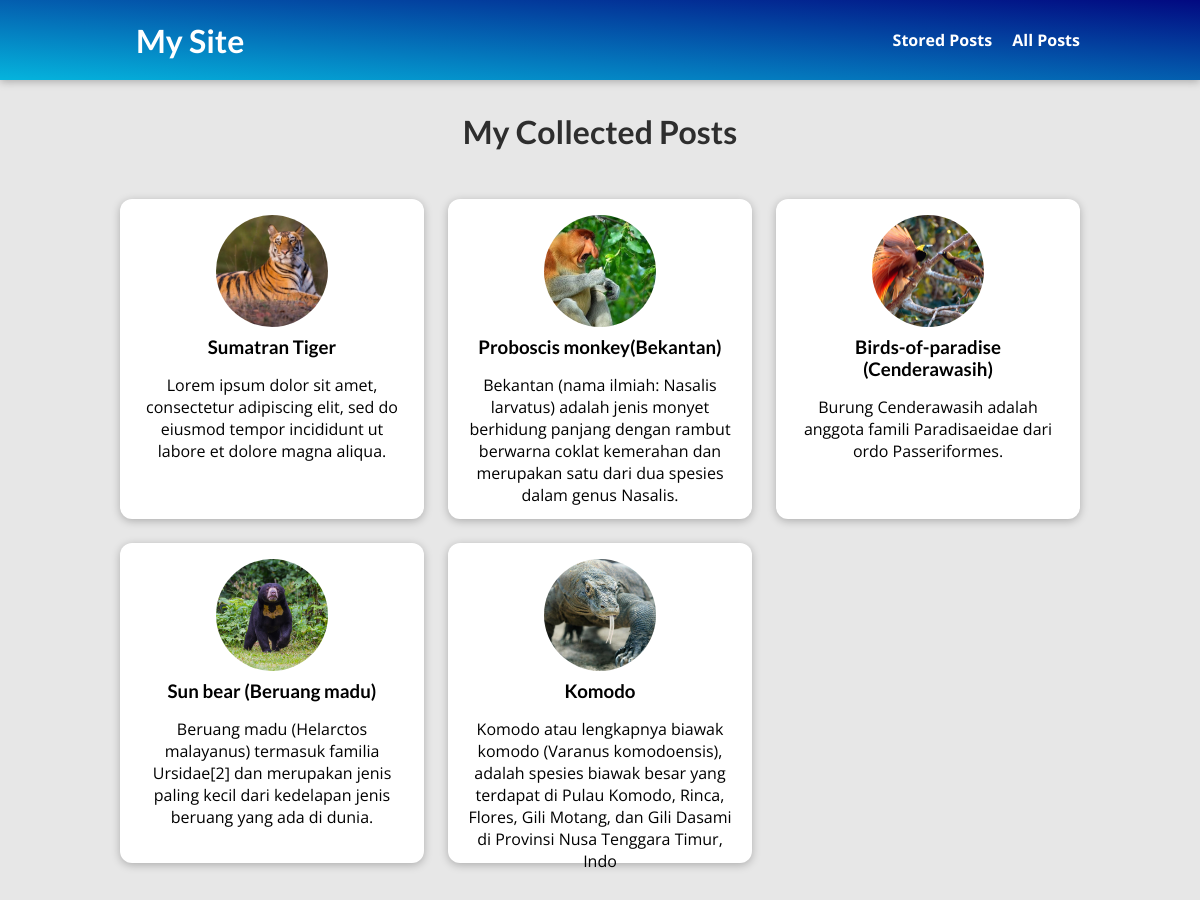
Page /post on the committed database.
### new_blog/models.py (models this page shows, shortened)
class Post(models.Model):
    title = models.CharField(max_length=150)
    excerpt = models.CharField(max_length=200)
    image = models.ImageField(upload_to="posts", null=True)
    date = models.DateField(auto_now=True)
    slug = models.SlugField(unique=True, db_index=True)
    content = models.TextField(validators=[MinLengthValidator(10)])
    author = models.ForeignKey(Author, on_delete=models.SET_NULL, null=True, related_name="posts")
    tags = models.ManyToManyField(Tag)

### new_blog/views.py (the view)
# urls.py: path("post", views.AllPostView.as_view(), name="posts-page"),
class AllPostView(ListView):
    template_name = "new_blog/all_posts.html"
    model = Post
    ordering = ["-date"]
    context_object_name = "all_posts"

### new_blog/templates/new_blog/all_posts.html (shortened to what this page needs)
{% extends "base.html" %}
{% load static %}
{% block css_files %}
    <link rel="stylesheet" href="{% static "new_blog/post.css" %}" />
    <link rel="stylesheet" href="{% static "new_blog/all_posts.css" %}" />
{% endblock %}
{% block content %}
    <section id="all-posts">
        <h2>My Collected Posts</h2>
        <ul>
            {% for post in all_posts %}
                {% include "new_blog/includes/post.html" %}
            {% endfor %}
        </ul>
    </section>
{% endblock %}

### new_blog/templates/new_blog/includes/post.html
<li>
    <article class="post">
        <a href="{% url "post-detail-page" post.slug %}">
            <img src="{{ post.image.url }}" alt="{{ post.title }}" />
            <div class="post_content">
                <h3>{{ post.title }}</h3>
                <p>{{ post.excerpt }}</p>
            </div>
        </a>
    </article>
</li>

### static/app.css (style rules this page uses)
* { box-sizing: border-box; }
html { font-family: 'Open Sans', 'Lato', sans-serif; }
body { margin: 0; }
h1, h2, h3 { font-family: 'Lato', sans-serif; font-weight: bold; }

### new_blog/static/new_blog/post.css (style rules this page uses)
.post { display: flex; flex-direction: column; align-items: center; text-align: center; }
.post a { text-decoration: none; color: black; transition: all 0.2s ease; padding: 1rem; }
.post img { width: 5rem; height: 5rem; object-fit: cover; border-radius: 50%; }
.post h3 { margin: 0.25rem 0; }

### new_blog/static/new_blog/all_posts.css (style rules this page uses)
body { background-color: #e7e7e7; }
#all-posts { margin: 7rem auto; width: 90%; max-width: 60rem; }
#all-posts h2 { text-align: center; font-size: 2rem; color: #2e2e2e; margin: 3rem 0; }
ul { list-style: none; margin: 0; padding: 0; display: grid; grid-template-columns: repeat(auto-fill, minmax(17rem, 1fr)); gap: 1.5rem; }
.post img { width: 7rem; height: 7rem; }
.post a { height: 20rem; transform-origin: center; box-shadow: 0 2px 8px rgba(0, 0, 0, 0.25); border-radius: 12px; background-color: white; }

### rows in the picture
Post: image (picture), title "Sumatran Tiger", excerpt "Lorem ipsum dolor sit amet, consectetur adipiscing elit, sed do eiusmod tempor incididunt ut labore et dolore magna aliqua."
Post: image (picture), title "Proboscis monkey(Bekantan)", excerpt "Bekantan (nama ilmiah: Nasalis larvatus) adalah jenis monyet berhidung panjang dengan rambut berwarna coklat kemerahan dan merupakan satu dari dua spesies dalam genus Nasalis."
Post: image (picture), title "Birds-of-paradise (Cenderawasih)", excerpt "Burung Cenderawasih adalah anggota famili Paradisaeidae dari ordo Passeriformes."
Post: image (picture), title "Sun bear (Beruang madu)", excerpt "Beruang madu (Helarctos malayanus) termasuk familia Ursidae[2] dan merupakan jenis paling kecil dari kedelapan jenis beruang yang ada di dunia."
Post: image (picture), title "Komodo", excerpt "Komodo atau lengkapnya biawak komodo (Varanus komodoensis), adalah spesies biawak besar yang terdapat di Pulau Komodo, Rinca, Flores, Gili Motang, dan Gili Dasami di Provinsi Nusa Tenggara Timur, Indo"
